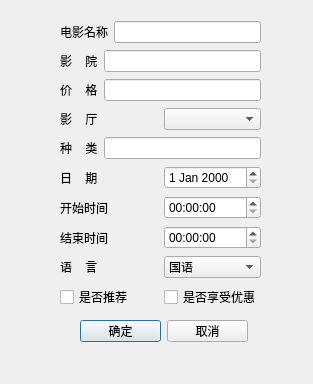
<?xml version="1.0" encoding="UTF-8"?>
<ui version="4.0">
 <class>AddNewFilm</class>
 <widget class="QDialog" name="AddNewFilm">
  <property name="geometry">
   <rect>
    <x>0</x>
    <y>0</y>
    <width>313</width>
    <height>384</height>
   </rect>
  </property>
  <property name="windowTitle">
   <string>Dialog</string>
  </property>
  <widget class="QWidget" name="layoutWidget">
   <property name="geometry">
    <rect>
     <x>60</x>
     <y>20</y>
     <width>201</width>
     <height>295</height>
    </rect>
   </property>
   <layout class="QVBoxLayout" name="verticalLayout">
    <item>
     <layout class="QHBoxLayout" name="horizontalLayout_8">
      <item>
       <widget class="QLabel" name="label">
        <property name="text">
         <string>电影名称</string>
        </property>
       </widget>
      </item>
      <item>
       <widget class="QLineEdit" name="lineEdit_name"/>
      </item>
     </layout>
    </item>
    <item>
     <layout class="QHBoxLayout" name="horizontalLayout_7">
      <item>
       <widget class="QLabel" name="label_2">
        <property name="text">
         <string>影    院</string>
        </property>
       </widget>
      </item>
      <item>
       <widget class="QLineEdit" name="lineEdit_cinema"/>
      </item>
     </layout>
    </item>
    <item>
     <layout class="QHBoxLayout" name="horizontalLayout_2">
      <item>
       <widget class="QLabel" name="label_10">
        <property name="text">
         <string>价    格</string>
        </property>
       </widget>
      </item>
      <item>
       <widget class="QLineEdit" name="lineEdit_price"/>
      </item>
     </layout>
    </item>
    <item>
     <layout class="QHBoxLayout" name="horizontalLayout_6">
      <item>
       <widget class="QLabel" name="label_3">
        <property name="text">
         <string>影    厅</string>
        </property>
       </widget>
      </item>
      <item>
       <widget class="QComboBox" name="comboBox_hall"/>
      </item>
     </layout>
    </item>
    <item>
     <layout class="QHBoxLayout" name="horizontalLayout">
      <item>
       <widget class="QLabel" name="label_7">
        <property name="text">
         <string>种    类</string>
        </property>
       </widget>
      </item>
      <item>
       <widget class="QLineEdit" name="lineEdit_type"/>
      </item>
     </layout>
    </item>
    <item>
     <layout class="QHBoxLayout" name="horizontalLayout_5">
      <item>
       <widget class="QLabel" name="label_5">
        <property name="text">
         <string>日    期</string>
        </property>
       </widget>
      </item>
      <item>
       <widget class="QDateEdit" name="dateEdit_date"/>
      </item>
     </layout>
    </item>
    <item>
     <layout class="QHBoxLayout" name="horizontalLayout_4">
      <item>
       <widget class="QLabel" name="label_4">
        <property name="text">
         <string>开始时间</string>
        </property>
       </widget>
      </item>
      <item>
       <widget class="QTimeEdit" name="timeEdit_startTime"/>
      </item>
     </layout>
    </item>
    <item>
     <layout class="QHBoxLayout" name="horizontalLayout_3">
      <item>
       <widget class="QLabel" name="label_6">
        <property name="text">
         <string>结束时间</string>
        </property>
       </widget>
      </item>
      <item>
       <widget class="QTimeEdit" name="timeEdit_endTime"/>
      </item>
     </layout>
    </item>
    <item>
     <layout class="QHBoxLayout" name="horizontalLayout_10">
      <item>
       <widget class="QLabel" name="label_8">
        <property name="text">
         <string>语    言</string>
        </property>
       </widget>
      </item>
      <item>
       <widget class="QComboBox" name="comboBox_language">
        <item>
         <property name="text">
          <string>国语</string>
         </property>
        </item>
        <item>
         <property name="text">
          <string>英文</string>
         </property>
        </item>
        <item>
         <property name="text">
          <string>其他</string>
         </property>
        </item>
       </widget>
      </item>
     </layout>
    </item>
    <item>
     <layout class="QHBoxLayout" name="horizontalLayout_11">
      <item>
       <widget class="QCheckBox" name="checkBox_isRecommened">
        <property name="text">
         <string>是否推荐</string>
        </property>
       </widget>
      </item>
      <item>
       <widget class="QCheckBox" name="checkBox_isDiscount">
        <property name="text">
         <string>是否享受优惠</string>
        </property>
       </widget>
      </item>
     </layout>
    </item>
   </layout>
  </widget>
  <widget class="QWidget" name="layoutWidget">
   <property name="geometry">
    <rect>
     <x>80</x>
     <y>320</y>
     <width>168</width>
     <height>22</height>
    </rect>
   </property>
   <layout class="QHBoxLayout" name="horizontalLayout_9">
    <item>
     <widget class="QPushButton" name="pushButton_confirm">
      <property name="text">
       <string>确定</string>
      </property>
     </widget>
    </item>
    <item>
     <widget class="QPushButton" name="pushButton_cancel">
      <property name="text">
       <string>取消</string>
      </property>
     </widget>
    </item>
   </layout>
  </widget>
 </widget>
 <resources/>
 <connections>
  <connection>
   <sender>pushButton_cancel</sender>
   <signal>clicked()</signal>
   <receiver>AddNewFilm</receiver>
   <slot>close()</slot>
   <hints>
    <hint type="sourcelabel">
     <x>206</x>
     <y>300</y>
    </hint>
    <hint type="destinationlabel">
     <x>159</x>
     <y>172</y>
    </hint>
   </hints>
  </connection>
 </connections>
</ui>
